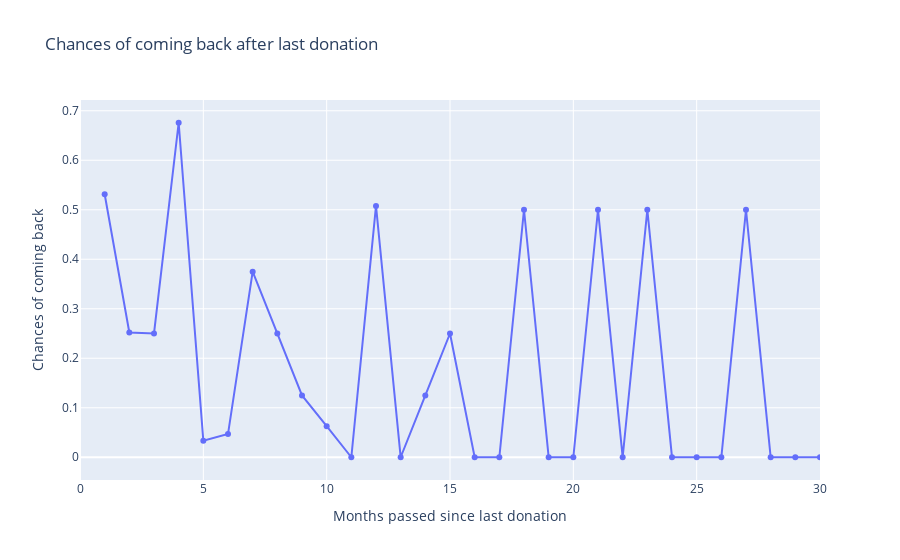

Notebook code for this chart:
### Code cell
months_since_last_donation_avg = np.zeros((75, 2))

for i in range(75):
    months_since_last_donation_avg[i, 0] = i+1

for index, row in bt_df.iterrows():
    avg_class = (months_since_last_donation_avg[int(row[0]), 1] + row[4])/2
    months_since_last_donation_avg[int(row[0]), 1] = avg_class

months_since_last_donation_fig = go.Figure()

# Iterate over each row in the matrix and plot it
months_since_last_donation_fig.add_trace(go.Scatter(
    x=months_since_last_donation_avg[:, 0],  # Use the first column as x-values
    y=months_since_last_donation_avg[:, 1],  # Use the second column as y-values
    mode='lines+markers',  # Connect the points with lines
    name='Data Points'
))

# Update layout for titles and labels
months_since_last_donation_fig.update_layout(
    title='Chances of coming back after last donation',
    xaxis_title='Months passed since last donation',
    yaxis_title='Chances of coming back',
    xaxis=dict(range=[0, 30])
)

# Show the plot
months_since_last_donation_fig.show()

### Figure 1 — Plotly figure (JSON) as saved in the notebook; plotly's stock layout.template omitted (floating-point values rounded to 4 significant figures)
{"data": [{"mode": "lines+markers", "name": "Data Points", "type": "scatter", "x": [1, 2, 3, 4, 5, 6, 7, 8, 9, 10, 11, 12, 13, 14, 15, 16, 17, 18, 19, 20, 21, 22, 23, 24, 25, 26, 27, 28, 29, 30, 31, 32, 33, 34, 35, 36, 37, 38, 39, 40, 41, 42, 43, 44, 45, 46, 47, 48, 49, 50, 51, 52, 53, 54, 55, 56, 57, 58, 59, 60, 61, 62, 63, 64, 65, 66, 67, 68, 69, 70, 71, 72, 73, 74, 75], "y": [0.5312, 0.252, 0.25, 0.6758, 0.03323, 0.04688, 0.375, 0.25, 0.125, 0.06278, 0, 0.5078, 0, 0.125, 0.25, 0, 7.451e-09, 0.5, 0, 0, 0.5, 5.961e-08, 0.5, 0.0002441, 0, 0, 0.5, 0, 0, 0, 0, 0, 0, 0, 0, 0, 0, 0, 0, 0, 0, 0, 0, 0, 0, 0, 0, 0, 0, 0, 0, 0, 0, 0, 0, 0, 0, 0, 0, 0, 0, 0, 0, 0, 0, 0, 0, 0, 0, 0, 0, 0, 0, 0, 0]}], "layout": {"title": {"text": "Chances of coming back after last donation"}, "xaxis": {"range": [0, 30], "title": {"text": "Months passed since last donation"}}, "yaxis": {"title": {"text": "Chances of coming back"}}}}
